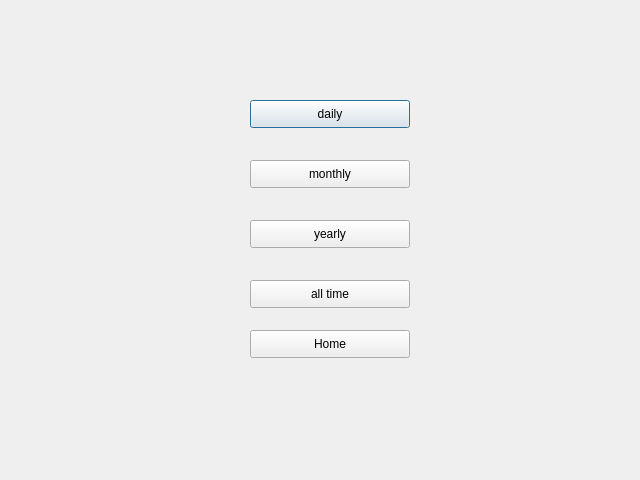
<?xml version="1.0" encoding="UTF-8"?>
<ui version="4.0">
 <class>Dialog</class>
 <widget class="QDialog" name="Dialog">
  <property name="geometry">
   <rect>
    <x>0</x>
    <y>0</y>
    <width>640</width>
    <height>480</height>
   </rect>
  </property>
  <property name="windowTitle">
   <string>Dialog</string>
  </property>
  <widget class="QPushButton" name="daily">
   <property name="geometry">
    <rect>
     <x>250</x>
     <y>100</y>
     <width>160</width>
     <height>28</height>
    </rect>
   </property>
   <property name="text">
    <string>daily</string>
   </property>
  </widget>
  <widget class="QPushButton" name="monthly">
   <property name="geometry">
    <rect>
     <x>250</x>
     <y>160</y>
     <width>160</width>
     <height>28</height>
    </rect>
   </property>
   <property name="text">
    <string>monthly</string>
   </property>
  </widget>
  <widget class="QPushButton" name="yearly">
   <property name="geometry">
    <rect>
     <x>250</x>
     <y>220</y>
     <width>160</width>
     <height>28</height>
    </rect>
   </property>
   <property name="text">
    <string>yearly</string>
   </property>
  </widget>
  <widget class="QPushButton" name="all">
   <property name="geometry">
    <rect>
     <x>250</x>
     <y>280</y>
     <width>160</width>
     <height>28</height>
    </rect>
   </property>
   <property name="text">
    <string>all time</string>
   </property>
  </widget>
  <widget class="QPushButton" name="home">
   <property name="geometry">
    <rect>
     <x>250</x>
     <y>330</y>
     <width>160</width>
     <height>28</height>
    </rect>
   </property>
   <property name="text">
    <string>Home</string>
   </property>
  </widget>
 </widget>
 <resources/>
 <connections/>
</ui>
